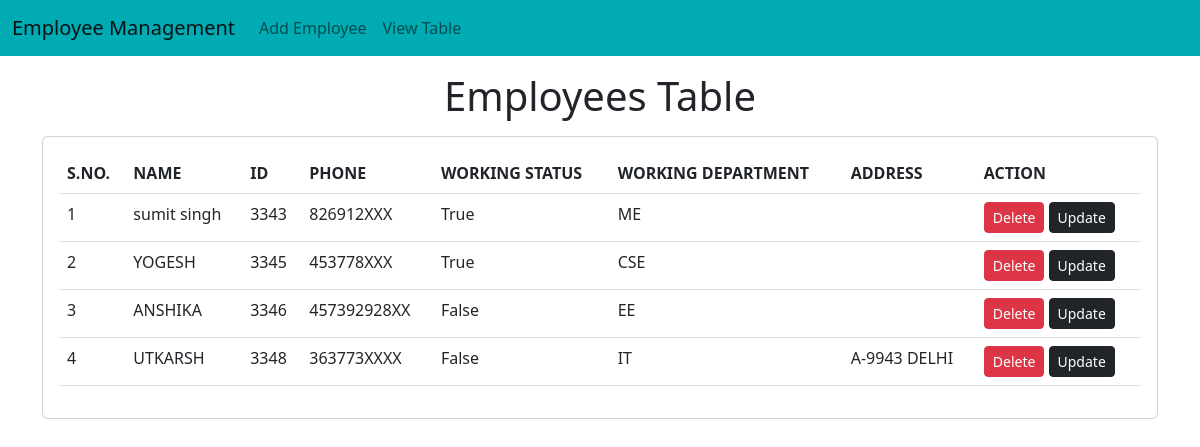
The page / on the database its author committed.
### emp/models.py (models this page shows, shortened)
class Emp(models.Model):
    name=models.CharField(max_length=200)
    emp_id=models.CharField(max_length=200)
    phone=models.CharField(max_length=10)
    address=models.CharField(max_length=150)
    working=models.BooleanField(default=True)
    department=models.CharField(max_length=200)

### emp/views.py (the view)
# urls.py: path("",fun.emp_home),
def emp_home(request):
    emps=Emp.objects.all()
    return render(request,"emp/home.html",{'emps':emps})

### templates/emp/home.html (shortened to what this page needs)
<!doctype html>
<html lang="en">
  <head>
    <link href="https://cdn.jsdelivr.net/npm/bootstrap@5.2.2/dist/css/bootstrap.min.css" rel="stylesheet">
  </head>
  <body>
    {% include 'emp/navbar.html' %}
    <h1 class="text-center my-3">Employees Table</h1>
    <div class="container">
      <div class="row">
        <div class="col-md-12">
          <div class="card">
            <div class="card-body">
              <table class="table">
                <thead>
                  <tr>
                    <th>S.NO.</th>
                    <th>NAME</th>
                    <th>ID</th>
                    <th>PHONE</th>
                    <th>WORKING STATUS</th>
                    <th> WORKING DEPARTMENT</th>
                    <th>ADDRESS</th>
                    <th>ACTION</th>
                  </tr>
                </thead>
                <tbody>
                  {% for e in emps %}
                  <tr>
                    <td>{{forloop.counter}}</td>
                    <td>{{e.name}}</td>
                    <td>{{e.emp_id}}</td>
                    <td>{{e.phone}}</td>
                    <td>{{e.working}}</td>
                    <td>{{e.department}}</td>
                    <td>{{e.address}}</td>
                    <td>
                      <a href="/emp/delete-emp/{{e.id}}" class="btn btn-danger btn-sm">Delete</a>
                      <a href="/emp/update-emp/{{e.id}}" class="btn btn-dark btn-sm">Update</a>
                    </td>
                  </tr>
                  {%endfor%}
                </tbody>
              </table>
            </div>
          </div>
        </div>
      </div>
    </div>
  </body>
</html>

### templates/emp/navbar.html (shortened to what this page needs)
<nav class="navbar navbar-expand-lg" style="background-color: #00ABB3;">
    <div class="container-fluid">
      <a class="navbar-brand" href="/emp/home/">Employee Management</a>
      <div class="collapse navbar-collapse" id="navbarSupportedContent">
        <ul class="navbar-nav me-auto mb-2 mb-lg-0">
          <li class="nav-item">
            <a class="nav-link" href="/emp/add-emp/">Add Employee</a>
          </li>
          <li><a class="nav-link" href="/emp/home/">View Table</a></li>
        </ul>
      </div>
    </div>
  </nav>

### rows shown on the page
Emp: name "sumit singh", emp_id "3343", phone "826912XXX", working "True", department "ME"
Emp: name "YOGESH", emp_id "3345", phone "453778XXX", working "True", department "CSE"
Emp: name "ANSHIKA", emp_id "3346", phone "457392928XX", working "False", department "EE"
Emp: name "UTKARSH", emp_id "3348", phone "363773XXXX", working "False", department "IT", address "A-9943 DELHI"
